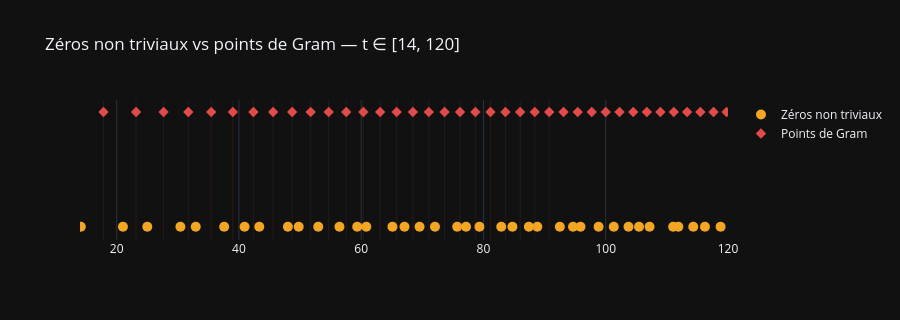

The notebook cell saved with this chart:
### Code cell
# Visualisation : zéros et points de Gram côte à côte
fig = go.Figure()

fig.add_trace(go.Scatter(
    x=zeros_14[:50], y=np.zeros(50),
    mode="markers",
    marker=dict(color=COLOR_ACCENT, size=10, symbol="circle"),
    name="Zéros non triviaux"
))
fig.add_trace(go.Scatter(
    x=gram_points[:50], y=np.ones(50) * 0.3,
    mode="markers",
    marker=dict(color=COLOR_DANGER, size=8, symbol="diamond"),
    name="Points de Gram"
))
for g in gram_points[:25]:
    fig.add_vline(x=g, line_color=COLOR_DANGER, opacity=0.15, line_width=0.8)

fig.update_layout(
    template=TEMPLATE, height=320,
    title="Zéros non triviaux vs points de Gram — t ∈ [14, 120]",
    xaxis=dict(range=[14, 120]),
    yaxis=dict(visible=False)
)
fig.show()

### Figure 1 — Plotly figure (JSON) as saved in the notebook; plotly's stock layout.template omitted (floating-point values rounded to 4 significant figures)
{"data": [{"marker": {"color": "#F2A623", "size": 10, "symbol": "circle"}, "mode": "markers", "name": "Zéros non triviaux", "type": "scatter", "x": [14.13, 21.02, 25.01, 30.42, 32.94, 37.59, 40.92, 43.33, 48.01, 49.77, 52.97, 56.45, 59.35, 60.83, 65.11, 67.08, 69.55, 72.07, 75.7, 77.14, 79.34, 82.91, 84.74, 87.43, 88.81, 92.49, 94.65, 95.87, 98.83, 101.3, 103.7, 105.4, 107.2, 111.0, 111.9, 114.3, 116.2, 118.8, 121.4, 122.9, 124.3, 127.5, 129.6, 131.1, 133.5, 134.8, 138.1, 139.7, 141.1, 143.1], "y": [0.0, 0.0, 0.0, 0.0, 0.0, 0.0, 0.0, 0.0, 0.0, 0.0, 0.0, 0.0, 0.0, 0.0, 0.0, 0.0, 0.0, 0.0, 0.0, 0.0, 0.0, 0.0, 0.0, 0.0, 0.0, 0.0, 0.0, 0.0, 0.0, 0.0, 0.0, 0.0, 0.0, 0.0, 0.0, 0.0, 0.0, 0.0, 0.0, 0.0, 0.0, 0.0, 0.0, 0.0, 0.0, 0.0, 0.0, 0.0, 0.0, 0.0]}, {"marker": {"color": "#E24B4A", "size": 8, "symbol": "diamond"}, "mode": "markers", "name": "Points de Gram", "type": "scatter", "x": [17.85, 23.17, 27.67, 31.72, 35.47, 39.0, 42.36, 45.59, 48.71, 51.73, 54.68, 57.55, 60.35, 63.1, 65.8, 68.45, 71.06, 73.64, 76.17, 78.67, 81.14, 83.58, 86.0, 88.39, 90.75, 93.09, 95.41, 97.71, 99.99, 102.3, 104.5, 106.7, 108.9, 111.1, 113.3, 115.5, 117.6, 119.8, 121.9, 124.0, 126.1, 128.2, 130.3, 132.3, 134.4, 136.4, 138.5, 140.5, 142.5, 144.5], "y": [0.3, 0.3, 0.3, 0.3, 0.3, 0.3, 0.3, 0.3, 0.3, 0.3, 0.3, 0.3, 0.3, 0.3, 0.3, 0.3, 0.3, 0.3, 0.3, 0.3, 0.3, 0.3, 0.3, 0.3, 0.3, 0.3, 0.3, 0.3, 0.3, 0.3, 0.3, 0.3, 0.3, 0.3, 0.3, 0.3, 0.3, 0.3, 0.3, 0.3, 0.3, 0.3, 0.3, 0.3, 0.3, 0.3, 0.3, 0.3, 0.3, 0.3]}], "layout": {"height": 320, "shapes": [{"line": {"color": "#E24B4A", "width": 0.8}, "opacity": 0.15, "type": "line", "x0": 17.85, "x1": 17.85, "xref": "x", "y0": 0, "y1": 1, "yref": "y domain"}, {"line": {"color": "#E24B4A", "width": 0.8}, "opacity": 0.15, "type": "line", "x0": 23.17, "x1": 23.17, "xref": "x", "y0": 0, "y1": 1, "yref": "y domain"}, {"line": {"color": "#E24B4A", "width": 0.8}, "opacity": 0.15, "type": "line", "x0": 27.67, "x1": 27.67, "xref": "x", "y0": 0, "y1": 1, "yref": "y domain"}, {"line": {"color": "#E24B4A", "width": 0.8}, "opacity": 0.15, "type": "line", "x0": 31.72, "x1": 31.72, "xref": "x", "y0": 0, "y1": 1, "yref": "y domain"}, {"line": {"color": "#E24B4A", "width": 0.8}, "opacity": 0.15, "type": "line", "x0": 35.47, "x1": 35.47, "xref": "x", "y0": 0, "y1": 1, "yref": "y domain"}, {"line": {"color": "#E24B4A", "width": 0.8}, "opacity": 0.15, "type": "line", "x0": 39.0, "x1": 39.0, "xref": "x", "y0": 0, "y1": 1, "yref": "y domain"}, {"line": {"color": "#E24B4A", "width": 0.8}, "opacity": 0.15, "type": "line", "x0": 42.36, "x1": 42.36, "xref": "x", "y0": 0, "y1": 1, "yref": "y domain"}, {"line": {"color": "#E24B4A", "width": 0.8}, "opacity": 0.15, "type": "line", "x0": 45.59, "x1": 45.59, "xref": "x", "y0": 0, "y1": 1, "yref": "y domain"}, {"line": {"color": "#E24B4A", "width": 0.8}, "opacity": 0.15, "type": "line", "x0": 48.71, "x1": 48.71, "xref": "x", "y0": 0, "y1": 1, "yref": "y domain"}, {"line": {"color": "#E24B4A", "width": 0.8}, "opacity": 0.15, "type": "line", "x0": 51.73, "x1": 51.73, "xref": "x", "y0": 0, "y1": 1, "yref": "y domain"}, {"line": {"color": "#E24B4A", "width": 0.8}, "opacity": 0.15, "type": "line", "x0": 54.68, "x1": 54.68, "xref": "x", "y0": 0, "y1": 1, "yref": "y domain"}, {"line": {"color": "#E24B4A", "width": 0.8}, "opacity": 0.15, "type": "line", "x0": 57.55, "x1": 57.55, "xref": "x", "y0": 0, "y1": 1, "yref": "y domain"}, {"line": {"color": "#E24B4A", "width": 0.8}, "opacity": 0.15, "type": "line", "x0": 60.35, "x1": 60.35, "xref": "x", "y0": 0, "y1": 1, "yref": "y domain"}, {"line": {"color": "#E24B4A", "width": 0.8}, "opacity": 0.15, "type": "line", "x0": 63.1, "x1": 63.1, "xref": "x", "y0": 0, "y1": 1, "yref": "y domain"}, {"line": {"color": "#E24B4A", "width": 0.8}, "opacity": 0.15, "type": "line", "x0": 65.8, "x1": 65.8, "xref": "x", "y0": 0, "y1": 1, "yref": "y domain"}, {"line": {"color": "#E24B4A", "width": 0.8}, "opacity": 0.15, "type": "line", "x0": 68.45, "x1": 68.45, "xref": "x", "y0": 0, "y1": 1, "yref": "y domain"}, {"line": {"color": "#E24B4A", "width": 0.8}, "opacity": 0.15, "type": "line", "x0": 71.06, "x1": 71.06, "xref": "x", "y0": 0, "y1": 1, "yref": "y domain"}, {"line": {"color": "#E24B4A", "width": 0.8}, "opacity": 0.15, "type": "line", "x0": 73.64, "x1": 73.64, "xref": "x", "y0": 0, "y1": 1, "yref": "y domain"}, {"line": {"color": "#E24B4A", "width": 0.8}, "opacity": 0.15, "type": "line", "x0": 76.17, "x1": 76.17, "xref": "x", "y0": 0, "y1": 1, "yref": "y domain"}, {"line": {"color": "#E24B4A", "width": 0.8}, "opacity": 0.15, "type": "line", "x0": 78.67, "x1": 78.67, "xref": "x", "y0": 0, "y1": 1, "yref": "y domain"}, {"line": {"color": "#E24B4A", "width": 0.8}, "opacity": 0.15, "type": "line", "x0": 81.14, "x1": 81.14, "xref": "x", "y0": 0, "y1": 1, "yref": "y domain"}, {"line": {"color": "#E24B4A", "width": 0.8}, "opacity": 0.15, "type": "line", "x0": 83.58, "x1": 83.58, "xref": "x", "y0": 0, "y1": 1, "yref": "y domain"}, {"line": {"color": "#E24B4A", "width": 0.8}, "opacity": 0.15, "type": "line", "x0": 86.0, "x1": 86.0, "xref": "x", "y0": 0, "y1": 1, "yref": "y domain"}, {"line": {"color": "#E24B4A", "width": 0.8}, "opacity": 0.15, "type": "line", "x0": 88.39, "x1": 88.39, "xref": "x", "y0": 0, "y1": 1, "yref": "y domain"}, {"line": {"color": "#E24B4A", "width": 0.8}, "opacity": 0.15, "type": "line", "x0": 90.75, "x1": 90.75, "xref": "x", "y0": 0, "y1": 1, "yref": "y domain"}], "title": {"text": "Zéros non triviaux vs points de Gram — t ∈ [14, 120]"}, "xaxis": {"range": [14, 120]}, "yaxis": {"visible": false}}}
